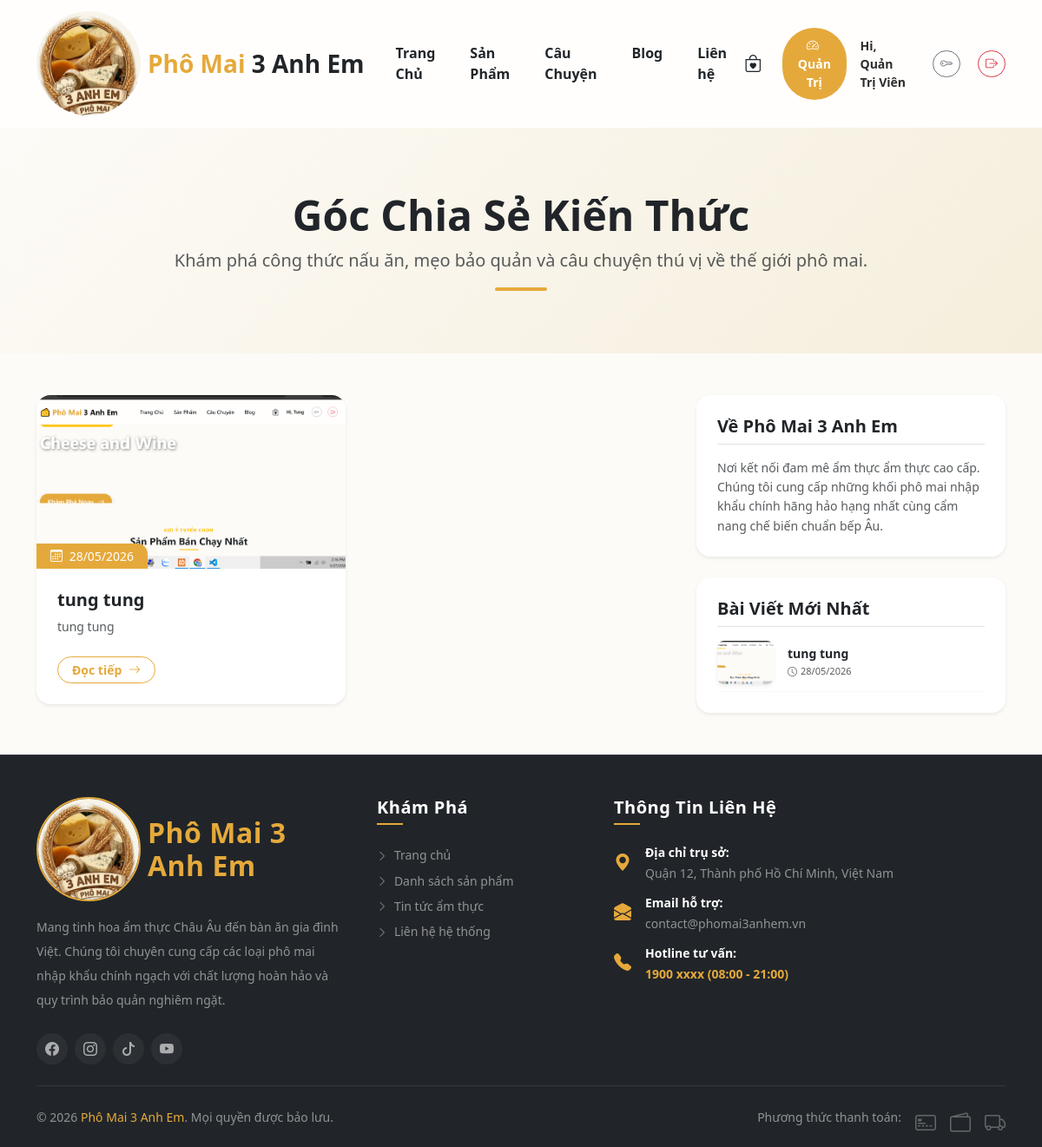
/phomai3anhem/Blog.php (signed in), run on the app's committed database.
### tables this page shows
CREATE TABLE `posts` (
  `id` int(11) NOT NULL,
  `title` varchar(255) NOT NULL,
  `slug` varchar(255) NOT NULL,
  `image` varchar(255) DEFAULT 'default-post.jpg',
  `summary` varchar(500) DEFAULT NULL,
  `content` text NOT NULL,
  `created_at` timestamp NOT NULL DEFAULT current_timestamp()
);

### phomai3anhem/Blog.php (the view, shortened to what this page needs)
<?php
include_once 'config/db.php';
include_once 'includes/header.php';
$stmt_all = $pdo->query("SELECT * FROM posts ORDER BY id DESC");
$posts = $stmt_all->fetchAll();
$stmt_recent = $pdo->query("SELECT * FROM posts ORDER BY id DESC LIMIT 3");
$recent_posts = $stmt_recent->fetchAll();
?>
<div class="blog-banner py-5 mb-5 bg-light position-relative overflow-hidden" style="background: linear-gradient(135deg, #fdfbf7 0%, #f5eedc 100%);">
    <div class="container py-4 text-center" data-aos="fade-down">
        <h1 class="fw-bold text-dark display-5 mb-2">Góc Chia Sẻ Kiến Thức</h1>
        <p class="text-muted lead mb-0">Khám phá công thức nấu ăn, mẹo bảo quản và câu chuyện thú vị về thế giới phô mai.</p>
        <div class="mx-auto mt-3 bg-gold rounded-pill" style="width: 60px; height: 4px;"></div>
    </div>
</div>
<div class="container mb-5">
    <div class="row g-4">
        <div class="col-lg-8">
            <div class="row g-4">
                <?php if (count($posts) > 0): ?>
                    <?php foreach ($posts as $post): ?>
                        <div class="col-md-6 col-12" data-aos="fade-up">
                            <div class="card h-100 border-0 shadow-sm rounded-4 overflow-hidden blog-card bg-white">
                                <div class="position-relative overflow-hidden" style="height: 200px;">
                                    <img src="assets/img/<?= !empty($post['image']) ? $post['image'] : 'default-post.jpg'; ?>"
                                         class="w-100 h-100 object-fit-cover blog-img"
                                         alt="<?= htmlspecialchars($post['title']); ?>">
                                    <span class="position-absolute bottom-0 start-0 bg-gold text-white px-3 py-1 small rounded-tr-4 font-semibold shadow-sm">
                                        <i class="bi bi-calendar3 me-1"></i> <?= date('d/m/Y', strtotime($post['created_at'])); ?>
                                    </span>
                                </div>
                                <div class="card-body p-4 d-flex flex-column">
                                    <h5 class="fw-bold text-dark mb-2 line-clamp-2 hover-gold-text">
                                        <a href="blog-detail.php?slug=<?= $post['slug']; ?>" class="text-decoration-none text-dark">
                                            <?= htmlspecialchars($post['title']); ?>
                                        </a>
                                    </h5>
                                    <p class="text-muted small mb-4 flex-grow-1 line-clamp-3">
                                        <?= htmlspecialchars($post['summary'] ?? 'Bấm xem chi tiết để khám phá những kiến thức bổ ích về món ăn này...'); ?>
                                    </p>
                                    <div class="mt-auto">
                                        <a href="blog-detail.php?slug=<?= $post['slug']; ?>" class="btn btn-sm btn-outline-gold rounded-pill px-3 fw-bold small transition-all">
                                            Đọc tiếp <i class="bi bi-arrow-right ms-1"></i>
                                        </a>
                                    </div>
                                </div>
                            </div>
                        </div>
                    <?php endforeach; ?>
                <?php endif; ?>
            </div>
        </div>
        <div class="col-lg-4">
            <div class="card border-0 shadow-sm rounded-4 p-4 mb-4 bg-white" data-aos="fade-left">
                <h5 class="fw-bold text-dark border-bottom pb-2 mb-3">Về Phô Mai 3 Anh Em</h5>
                <p class="text-muted small mb-0" style="line-height: 1.6;">
                    Nơi kết nối đam mê ẩm thực ẩm thực cao cấp. Chúng tôi cung cấp những khối phô mai nhập khẩu chính hãng hảo hạng nhất cùng cẩm nang chế biến chuẩn bếp Âu.
                </p>
            </div>
            <div class="card border-0 shadow-sm rounded-4 p-4 bg-white position-sticky" style="top: 90px;" data-aos="fade-left" data-aos-delay="100">
                <h5 class="fw-bold text-dark border-bottom pb-2 mb-3">Bài Viết Mới Nhất</h5>
                <div class="d-flex flex-column gap-3">
                    <?php if (count($recent_posts) > 0): ?>
                        <?php foreach ($recent_posts as $r_post): ?>
                            <div class="d-flex align-items-center gap-3 pb-2 border-bottom border-light">
                                <img src="assets/img/<?= !empty($r_post['image']) ? $r_post['image'] : 'default-post.jpg'; ?>"
                                     class="rounded-3 object-fit-cover shadow-sm" style="width: 65px; height: 50px;" alt="">
                                <div class="overflow-hidden">
                                    <h6 class="text-dark small fw-bold mb-1 text-truncate">
                                        <a href="blog-detail.php?slug=<?= $r_post['slug']; ?>" class="text-decoration-none text-dark hover-gold-text">
                                            <?= htmlspecialchars($r_post['title']); ?>
                                        </a>
                                    </h6>
                                    <small class="text-muted d-block" style="font-size: 11px;">
                                        <i class="bi bi-clock me-1"></i><?= date('d/m/Y', strtotime($r_post['created_at'])); ?>
                                    </small>
                                </div>
                            </div>
                        <?php endforeach; ?>
                    <?php else: ?>
                        <small class="text-muted">Chưa có bài viết mới cập nhật.</small>
                    <?php endif; ?>
                </div>
            </div>
        </div>
    </div>
</div>
<?php include_once 'includes/footer.php'; ?>

### phomai3anhem/includes/header.php (style rules this page uses)
:root { --primary-gold: #E5A93B; --bg-cream: #FDFBF7; --text-charcoal: #2C2C2C; --glass-bg: rgba(255, 255, 255, 0.7); --glass-border: rgba(255, 255, 255, 0.4); --glass-blur: blur(12px); }
body { background-color: var(--bg-cream); color: var(--text-charcoal); font-family: 'Segoe UI', Tahoma, Geneva, Verdana, sans-serif; overflow-x: hidden; }

### phomai3anhem/Blog.php (style rules this page uses)
:root { --gold-color: #E5A93B; --gold-hover: #C98F2A; }
.bg-gold { background-color: var(--gold-color) !important; }
.btn-outline-gold { color: var(--gold-color); border-color: var(--gold-color); }
.blog-card { transition: all 0.3s cubic-bezier(0.25, 0.8, 0.25, 1); }
.blog-img { transition: transform 0.5s ease; }
.rounded-tr-4 { border-top-right-radius: 12px !important; }
.line-clamp-2 { display: -webkit-box; -webkit-line-clamp: 2; -webkit-box-orient: vertical; overflow: hidden; }
.line-clamp-3 { display: -webkit-box; -webkit-line-clamp: 3; -webkit-box-orient: vertical; overflow: hidden; }

### data on the page
posts: image (picture), created_at "28/05/2026", title "tung tung", summary "tung tung"

### other printed values
$_SESSION['user_name'] "Quản Trị Viên"
